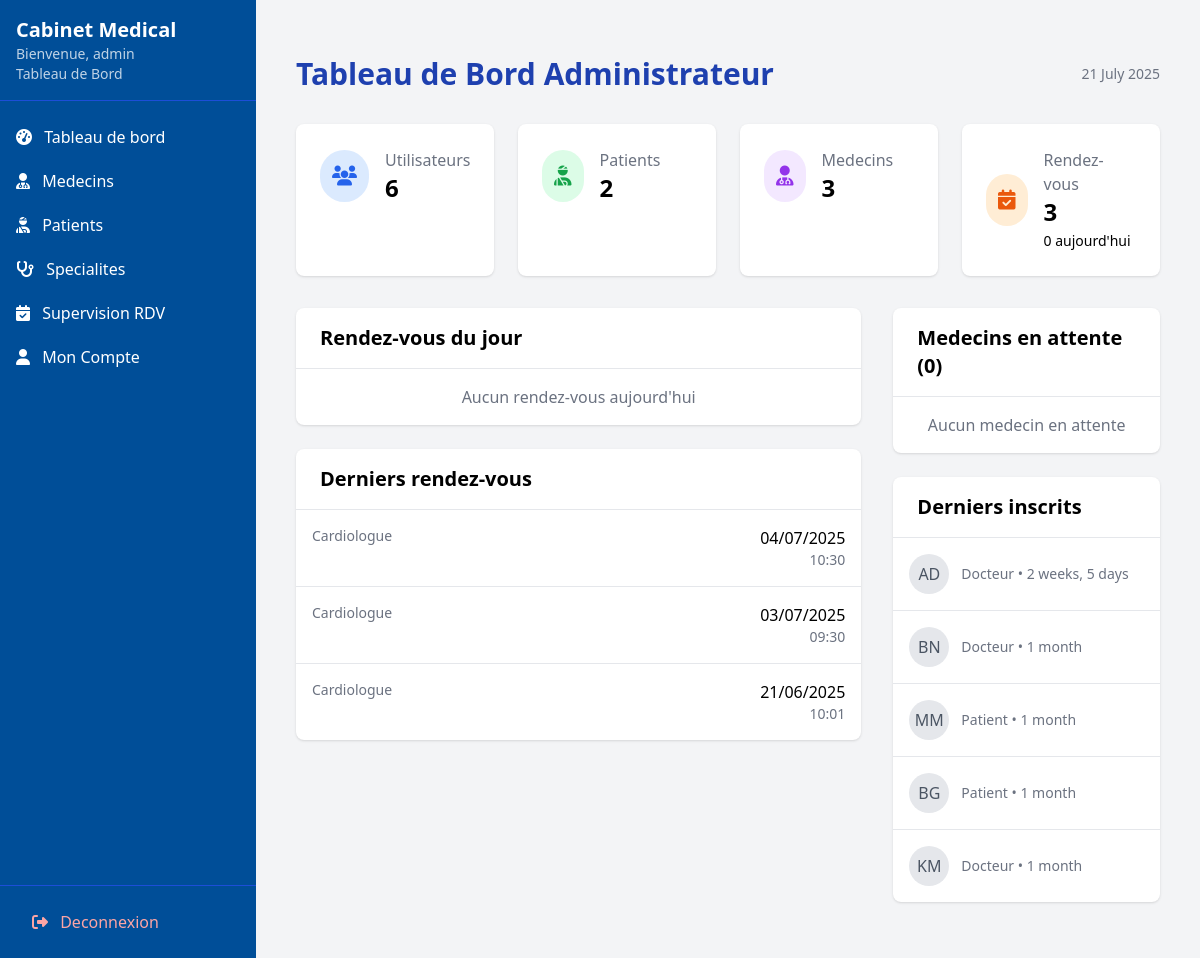
The app's page /dashboard/admin/ (signed in) with its own data.
### utilisateurs/models.py (models this page shows, shortened)
class User(AbstractUser):
    username = None
    email = models.EmailField('email address', unique=True)
    nom = models.CharField(max_length=100)
    prenom = models.CharField(max_length=100)
    is_doctor_request = models.BooleanField(default=False)
    role = models.CharField(
        max_length=20,
        choices=[('patient', 'Patient'), ('docteur', 'Docteur'), ('admin', 'Administrateur')],
        default='patient'
    )
    telephone = models.CharField(max_length=20, blank=True, null=True)
    date_naiss = models.DateField(null=True, blank=True)
    adresse = models.TextField(blank=True)
    genre = models.CharField(max_length=1, choices=[('M', 'Masculin'), ('F', 'Féminin'), ('O', 'Autre')], blank=True)
    verification_code = models.CharField(max_length=6, null=True, blank=True)
    code_expires_at = models.DateTimeField(null=True, blank=True)  #  pour expiration
    USERNAME_FIELD = 'email'
    REQUIRED_FIELDS = ['nom', 'prenom']
    objects = UserManager()
    class Meta:
        db_table = 'utilisateurs_user'
    @property
    def docteur(self):
        """Propriete pour acceder au profil docteur de maniere coherente"""
        return self.docteur_profile
    @property
    def patient(self):
        """Propriete pour acceder au profil patient"""
        return self.patient_profile
    def get_initials(self):
        return f"{self.prenom[0]}{self.nom[0]}".upper()

class Docteur(models.Model):
    user = models.OneToOneField(User, on_delete=models.CASCADE, related_name='docteur_profile')
    specialite = models.ForeignKey(Specialite, on_delete=models.SET_NULL, null=True)
    est_approuve = models.BooleanField(default=False)  # Approuve par l'admin
    numero_licence = models.CharField(max_length=50, unique=True,null=True)
    bio = models.TextField(blank=True)
    experience = models.PositiveIntegerField(default=0)
    consultation_fee = models.DecimalField(max_digits=10, decimal_places=2, default=0.00)

class Specialite(models.Model):
    nom = models.CharField(max_length=100, unique=True)
    description = models.TextField(blank=True)
    class Meta:
        verbose_name = "Specialite"
        verbose_name_plural = "Specialites"
        ordering = ['nom']
    nom = models.CharField(max_length=100)
    description = models.TextField(blank=True)

### rendez_vous/models.py (models this page shows, shortened)
class RendezVous(models.Model):
    STATUT_CHOICES = [
        ('en_attente', 'En attente'),
        ('confirme', 'Confirmé'),
        ('refuse', 'Refusé'),
        ('annule', 'Annulé')
    ]
    docteur = models.ForeignKey(Docteur, on_delete=models.CASCADE, related_name='rendez_vous')
    patient = models.ForeignKey(Patient, on_delete=models.CASCADE, related_name='rendez_vous')
    titre = models.CharField(max_length=255)
    creneau = models.ForeignKey('CreneauHoraire', on_delete=models.CASCADE, null=True, blank=True)
    date = models.DateField()  #  conserver pour compatibilite
    heure = models.TimeField()  # conserver pour compatibilite
    statut = models.CharField(
        max_length=20,
        choices=STATUT_CHOICES,
        default='en_attente'
    )
    lieu = models.CharField(max_length=255, verbose_name="Lieu du rendez-vous")
    STATUT_CHOICES = [
        ('en_attente', 'En attente'),
        ('confirme', 'Confirmé'),
        ('refuse', 'Refusé'),
        ('annule', 'Annulé')
    ]
    docteur = models.ForeignKey(Docteur, on_delete=models.CASCADE, related_name='rendez_vous')
    patient = models.ForeignKey(Patient, on_delete=models.CASCADE, related_name='rendez_vous')
    titre = models.CharField(max_length=255)
    date = models.DateField()
    heure = models.TimeField()
    statut = models.CharField(
        max_length=20,
        choices=STATUT_CHOICES,
        default='en_attente'
    )
    lieu = models.CharField(max_length=255, verbose_name="Lieu du rendez-vous")
    class Meta:
        ordering = ['date', 'heure']
        verbose_name_plural = "Rendez-vous"

### utilisateurs/views.py (the view)
# urls.py: path('dashboard/admin/', views.dashboard_admin, name='admed_dashboard'),
@user_passes_test(is_admin)
def dashboard_admin(request):
    User = get_user_model()
    try:
        total_users = User.objects.count()
        total_patients = Patient.objects.count()
        total_doctors = Docteur.objects.filter(est_approuve=True).count()
        pending_doctors = Docteur.objects.filter(est_approuve=False).count()
        total_rdv = RendezVous.objects.count()
        today_rdv = RendezVous.objects.filter(date=date.today()).select_related(
            'patient__user',
            'docteur__user'
        ).order_by('heure')
        latest_users = User.objects.order_by('-date_joined')[:5]
        latest_rdv = RendezVous.objects.select_related(
            'patient__user',
            'docteur__user'
        ).order_by('-date', '-heure')[:5]
        rdv_this_month = RendezVous.objects.filter(
            date__month=date.today().month,
            date__year=date.today().year
        ).count()
        context = {
            'total_users': total_users,
            'total_patients': total_patients,
            'total_doctors': total_doctors,
            'pending_doctors': pending_doctors,
            'total_rdv': total_rdv,
            'rdv_this_month': rdv_this_month,
            'today_rdv': today_rdv,
            'latest_users': latest_users,
            'latest_rdv': latest_rdv,
            'specialites': Specialite.objects.all(),
            'current_date': date.today(),
              'pending_doctors_list': Docteur.objects.filter(est_approuve=False).select_related('user')[:5],
        }
    except Exception as e:
        if settings.DEBUG:
            raise e
        messages.error(request, "Une erreur est survenue lors du chargement des donnees.")
        context = {}
    return render(request, 'dashboard/admed_dashboard.html', context)

### utilisateurs/views.py (called while the page is built)
def is_admin(user):
    return user.is_superuser or user.is_staff

### templates/dashboard/admed_dashboard.html (shortened to what this page needs)
{% extends "base_dashboard.html" %}
{% load static %}
{% block content %}
<div class="container mx-auto px-4 py-8">
    <div class="flex justify-between items-center mb-8">
        <h1 class="text-3xl font-bold text-blue-800">Tableau de Bord Administrateur</h1>
        <div class="text-sm text-gray-500">
            {% now "j F Y" %}
        </div>
    </div>
    <div class="grid grid-cols-1 md:grid-cols-4 gap-6 mb-8">
        <div class="bg-white rounded-lg shadow p-6">
            <div class="flex items-center">
                <div class="p-3 rounded-full bg-blue-100 text-blue-600 mr-4">
                    <i class="fas fa-users text-xl"></i>
                </div>
                <div>
                    <p class="text-gray-500">Utilisateurs</p>
                    <h3 class="text-2xl font-bold">{{ total_users }}</h3>
                </div>
            </div>
        </div>
        <div class="bg-white rounded-lg shadow p-6">
            <div class="flex items-center">
                <div class="p-3 rounded-full bg-green-100 text-green-600 mr-4">
                    <i class="fas fa-user-injured text-xl"></i>
                </div>
                <div>
                    <p class="text-gray-500">Patients</p>
                    <h3 class="text-2xl font-bold">{{ total_patients }}</h3>
                </div>
            </div>
        </div>
        <div class="bg-white rounded-lg shadow p-6">
            <div class="flex items-center">
                <div class="p-3 rounded-full bg-purple-100 text-purple-600 mr-4">
                    <i class="fas fa-user-md text-xl"></i>
                </div>
                <div>
                    <p class="text-gray-500">Medecins</p>
                    <h3 class="text-2xl font-bold">{{ total_doctors }}</h3>
                </div>
            </div>
        </div>
        <div class="bg-white rounded-lg shadow p-6">
            <div class="flex items-center">
                <div class="p-3 rounded-full bg-orange-100 text-orange-600 mr-4">
                    <i class="fas fa-calendar-check text-xl"></i>
                </div>
                <div>
                    <p class="text-gray-500">Rendez-vous</p>
                    <h3 class="text-2xl font-bold">{{ total_rdv }}</h3>
                    <span class="text-sm">{{ today_rdv|length }} aujourd'hui</span>
                </div>
            </div>
        </div>
    </div>
    <div class="grid grid-cols-1 lg:grid-cols-3 gap-8">
        <div class="lg:col-span-2 space-y-6">
            <div class="bg-white rounded-lg shadow overflow-hidden">
                <div class="px-6 py-4 border-b">
                    <h2 class="text-xl font-semibold">Rendez-vous du jour</h2>
                </div>
                <div class="divide-y">
                    {% for rdv in today_rdv %}
                    <div class="p-4 hover:bg-gray-50">
                        <div class="flex justify-between">
                            <div>
                                <p class="font-medium">{{ rdv.patient.user.get_full_name}}</p>
                                <p class="text-sm text-gray-500">Avec Dr {{ rdv.docteur.user.nom }}</p>
                            </div>
                            <div class="text-right">
                                <p class="font-medium">{{ rdv.heure|time:"H:i" }}</p>
                                <p class="text-sm text-gray-500">{{ rdv.date|date:"d/m/Y" }}</p>
                            </div>
                        </div>
                    </div>
                    {% empty %}
                    <div class="p-4 text-center text-gray-500">
                        Aucun rendez-vous aujourd'hui
                    </div>
                    {% endfor %}
                </div>
            </div>
            <div class="bg-white rounded-lg shadow overflow-hidden">
                <div class="px-6 py-4 border-b">
                    <h2 class="text-xl font-semibold">Derniers rendez-vous</h2>
                </div>
                <div class="divide-y">
                    {% for rdv in latest_rdv %}
                    <div class="p-4 hover:bg-gray-50">
                        <div class="flex justify-between">
                            <div>
                                <p class="text-sm text-gray-500">{{ rdv.docteur.specialite.nom }}</p>
                            </div>
                            <div class="text-right">
                                <p class="font-medium">{{ rdv.date|date:"d/m/Y" }}</p>
                                <p class="text-sm text-gray-500">{{ rdv.heure|time:"H:i" }}</p>
                            </div>
                        </div>
                    </div>
                    {% endfor %}
                </div>
            </div>
        </div>
        <div class="space-y-6">
<div class="bg-white rounded-lg shadow overflow-hidden">
    <div class="px-6 py-4 border-b">
        <h2 class="text-xl font-semibold">Medecins en attente ({{ pending_doctors }})</h2>
    </div>
    <div class="divide-y">
        {% for doctor in pending_doctors_list %}
        <div class="p-4 hover:bg-gray-50">
            <div class="flex justify-between items-center">
                <div>
                    <p class="font-medium">Dr {{ doctor.user.nom }}</p>
                    <p class="text-sm text-gray-500">{{ doctor.user.email }}</p>
                </div>
                <a href="{% url 'approuve_docteur' doctor.id %}"
                   class="px-3 py-1 bg-green-600 text-white rounded text-sm hover:bg-green-700">
                    Approuver
                </a>
            </div>
        </div>
        {% empty %}
        <div class="p-4 text-center text-gray-500">
            Aucun medecin en attente
        </div>
        {% endfor %}
    </div>
</div>
            <div class="bg-white rounded-lg shadow overflow-hidden">
                <div class="px-6 py-4 border-b">
                    <h2 class="text-xl font-semibold">Derniers inscrits</h2>
                </div>
                <div class="divide-y">
                    {% for user in latest_users %}
                    <div class="p-4 hover:bg-gray-50">
                        <div class="flex items-center">
                            <div class="w-10 h-10 rounded-full bg-gray-200 flex items-center justify-center mr-3">
                                <span class="text-gray-600">{{ user.get_initials }}</span>
                            </div>
                            <div>
                                <p class="text-sm text-gray-500">
                                    {{ user.role|capfirst }} • {{ user.date_joined|timesince }}
                                </p>
                            </div>
                        </div>
                    </div>
                    {% endfor %}
                </div>
            </div>
        </div>
    </div>
</div>
{% endblock %}

### templates/base_dashboard.html (shortened to what this page needs)
<!DOCTYPE html>
<html lang="fr">
<head>
    <script src="https://cdn.tailwindcss.com"></script>
    <link rel="stylesheet" href="https://cdnjs.cloudflare.com/ajax/libs/font-awesome/6.4.0/css/all.min.css">
</head>
<body class="bg-gray-100 font-sans">
    <div class="flex h-screen">
        <div class="sidebar w-64 bg-[#004e98] text-white fixed h-full">
            <div class="p-4 border-b border-blue-700">
                <a href="{% url "index" %}"><h1 class="text-xl font-bold">Cabinet Medical</h1></a>
                <p class="text-sm opacity-75">Bienvenue, {{ request.user.prenom }}</p>
                <p class="text-sm opacity-75">Tableau de Bord</p>
            </div>
            <nav class="mt-4">
                {% if request.user.role == 'admin' %}
                  <div class="space-y-1">
                      <a href="{% url "admed_dashboard" %}" class="block py-2 px-4 hover:bg-blue-700">
                          <i class="fas fa-tachometer-alt mr-2"></i> Tableau de bord
                      </a>
                      <a href="{% url "admin_docteurs_list" %}" class="block py-2 px-4 hover:bg-blue-700">
                          <i class="fas fa-user-md mr-2"></i> Medecins
                      </a>
                      <a href="{% url "admin_patients_list" %}" class="block py-2 px-4 hover:bg-blue-700">
                          <i class="fas fa-user-injured mr-2"></i> Patients
                      </a>
                      <a href="{% url "admin_specialites" %}" class="block py-2 px-4 hover:bg-blue-700">
                         <i class="fas fa-stethoscope mr-2"></i> Specialites
                        </a>
                      <a href="{% url "admin_supervision_rdv" %}" class="block py-2 px-4 hover:bg-blue-700">
                        <i class="fas fa-calendar-check mr-2"></i> Supervision RDV
                        </a>
                     <a href="{% url "admin_profile" %}" class="block py-2 px-4 hover:bg-blue-700">
                        <i class="fas fa-user mr-2"></i> Mon Compte
                    </a>
                  </div>
                {% endif %}
                <div class="absolute bottom-0 w-full p-4 border-t border-blue-700">
                    <a href="{% url 'logout' %}" class="block py-2 px-4 text-red-300 hover:bg-blue-700 rounded">
                        <i class="fas fa-sign-out-alt mr-2"></i> Deconnexion
                    </a>
                </div>
            </nav>
        </div>
        <div class="flex-1 ml-64">
            <main class="p-6">
                {% block content %}
                {% endblock %}
            </main>
        </div>
    </div>
</body>
</html>

### templates/base_dashboard.html (style rules this page uses)
.sidebar { transition: all 0.3s; }

### records on screen
User: user.prenom "admin"
RendezVous: docteur.specialite.nom "Cardiologue", date "04/07/2025", heure "10:30"
RendezVous: docteur.specialite.nom "Cardiologue", date "03/07/2025", heure "09:30"
RendezVous: docteur.specialite.nom "Cardiologue", date "21/06/2025", heure "10:01"
User: get_initials "AD", role "Docteur", date_joined "2 weeks, 5 days"
User: get_initials "BN", role "Docteur", date_joined "1 month"
User: get_initials "MM", role "Patient", date_joined "1 month"
User: get_initials "BG", role "Patient", date_joined "1 month"
User: get_initials "KM", role "Docteur", date_joined "1 month"

### other values on screen
{{ total_users }} "6"
{{ total_patients }} "2"
{{ total_doctors }} "3"
{{ total_rdv }} "3"
{{ today_rdv|length }} "0"
{{ pending_doctors }} "0"
